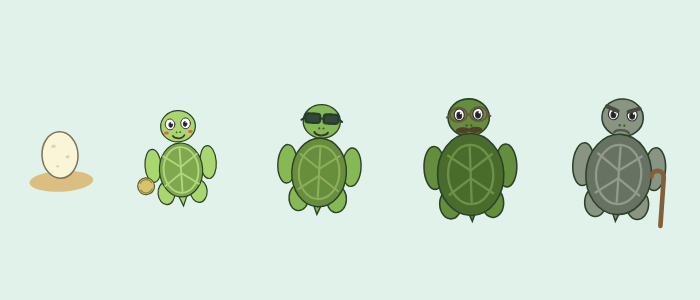
Frame 1 (no input)
Frame 60 (no input): identical to frame 1, image omitted
Frame 120 (the mouse pressed at the canvas centre since frame 60): identical to frame 1, image omitted

The p5.js sketch that drew this single still picture (run headless with seeded random() and noise() and a simulated clock; from frame 60 on, the mouse is pressed at the canvas centre):

// p5.js sketch
// ── sketch.js
function setup() {
  createCanvas(700, 300);
  angleMode(DEGREES);
}

function draw() {
  background(225, 242, 235);

  // Etapa 1: Huevo
  push();
  translate(60, 155);
  scale(0.75);
  rotate(-3);
  drawEgg();
  pop();

  // Etapa 2: Cría
  push();
  translate(180, 155);
  scale(0.60);
  rotate(-4);
  drawTurtle("cria");
  pop();

  // Etapa 3: Joven
  push();
  translate(320, 155);
  scale(0.70);
  rotate(3);
  drawTurtle("joven");
  pop();

  // Etapa 4: Adulto
  push();
  translate(470, 155);
  scale(0.78);
  rotate(-2);
  drawTurtle("adulto");
  pop();

  // Etapa 5: Provecto
  push();
  translate(620, 155);
  scale(0.78);
  rotate(4);
  drawTurtle("provecto");
  pop();
}

// HUEVO
function drawEgg() {

  // Arena
  noStroke();
  fill(218, 190, 130);
  ellipse(0, 35, 85, 28);

  // Huevo
  stroke(125, 115, 90);
  strokeWeight(2);
  fill(250, 245, 215);
  ellipse(0, 0, 48, 62);

  // Manchas
  noStroke();
  fill(220, 210, 175);
  ellipse(-8, -12, 6, 4);
  ellipse(10, 3, 5, 4);
  ellipse(-4, 15, 4, 3);
}

// TORTUGA DE FRENTE
function drawTurtle(etapa) {

  let piel;
  let caparazon;
  let caparazonClaro;

  // Colores de cada etapa
  if (etapa == "cria") {
    piel = "#A9D66F";
    caparazon = "#80A94F";
    caparazonClaro = "#B2D87D";
  }

  if (etapa == "joven") {
    piel = "#86B955";
    caparazon = "#668E3D";
    caparazonClaro = "#8EAE59";
  }

  if (etapa == "adulto") {
    piel = "#648E3E";
    caparazon = "#496C2D";
    caparazonClaro = "#6E914A";
  }

  if (etapa == "provecto") {
    piel = "#899482";
    caparazon = "#687263";
    caparazonClaro = "#929A8B";
  }

  // Cola
  stroke(45, 65, 40);
  strokeWeight(2);
  fill(piel);
  triangle(-7, 68, 7, 68, 0, 85);

  // Patas traseras
  fill(piel);
  ellipse(-27, 62, 28, 38);
  ellipse(27, 62, 28, 38);

  // Patas delanteras
  ellipse(-46, 15, 27, 55);
  ellipse(46, 15, 27, 55);

  // Cabeza
  fill(piel);
  if (etapa == "cria") {
    ellipse(0, -48, 58, 52);
  } else {
    ellipse(0, -48, 53, 48);
  }

  // Caparazón
  stroke(45, 65, 40);
  strokeWeight(2);
  fill(caparazon);

  if (etapa == "cria") {
    ellipse(0, 25, 72, 90);
  }

  else if (etapa == "joven") {
    ellipse(0, 25, 78, 98);
  }

  else if (etapa == "adulto") {
    ellipse(0, 25, 85, 105);
  }

  else if (etapa == "provecto") {
    ellipse(0, 25, 84, 103);
  }

  // Diseño del caparazón
  noFill();
  stroke(caparazonClaro);
  strokeWeight(3);
  ellipse(0, 25, 58, 76);
  line(-28, 0, 0, 20);
  line(28, 0, 0, 20);
  line(-28, 50, 0, 30);
  line(28, 50, 0, 30);
  line(0, -10, 0, 60);

  // CARA
  // Ojos
  fill(255);
  stroke(50);
  strokeWeight(1.5);

  if (etapa == "cria") {
    ellipse(-13, -52, 16, 18);
    ellipse(13, -52, 16, 18);
  } else {
    ellipse(-12, -52, 13, 15);
    ellipse(12, -52, 13, 15);
  }

  // Pupilas
  fill(35);
  ellipse(-12, -51, 6, 8);
  ellipse(12, -51, 6, 8);

  // Brillo de los ojos
  noStroke();
  fill(255);
  ellipse(-10, -54, 2.5, 2.5);
  ellipse(14, -54, 2.5, 2.5);

  // Nariz
  fill(70, 85, 55);
  ellipse(-3, -38, 3, 3);
  ellipse(3, -38, 3, 3);

  // Sonrisa
  // Solo la cría y el joven sonríen
  if (etapa == "cria" || etapa == "joven") {
    noFill();
    stroke(55);
    strokeWeight(3);
    arc(0, -34, 20, 12, 10, 170);
  }

  // CRÍA
  // Juguete
  if (etapa == "cria") {

    // Mejillas
    noStroke();
    fill(255, 60, 60, 200);
    ellipse(-20, -38, 8, 5);
    ellipse(20, -38, 8, 5);

    // Pelota
    stroke(100, 90, 50);
    strokeWeight(2);
    fill("#D8C36A");
    ellipse(-60, 48, 28, 28);

    // Diseño de la pelota
    noFill();
    stroke("#7F8F47");
    arc(-60, 48, 22, 22, 30, 150);
    arc(-60, 48, 22, 22, 210, 330);
  }

  // JOVEN
  // Lentes de sol
  if (etapa == "joven") {
    stroke("#263D2B");
    strokeWeight(3);
    fill("#31483A");
    rectMode(CENTER);
    rect(-13, -52, 21, 13, 4);
    rect(13, -52, 21, 13, 4);

    // Puente
    line(-3, -52, 3, -52);

    // Patillas
    line(-24, -52, -29, -49);
    line(24, -52, 29, -49);

  }

  // ADULTO
  // Lentes normales y bigote
  if (etapa == "adulto") {

    // Lentes
    noFill();
    stroke("#69583C");
    strokeWeight(2.5);
    ellipse(-13, -52, 22, 18);
    ellipse(13, -52, 22, 18);

    // Puente
    line(-2, -52, 2, -52);
    // Patillas
    line(-24, -52, -28, -49);
    line(24, -52, 28, -49);

    // Bigote
    noStroke();
    fill("#51402C");
    ellipse(-8, -32, 18, 8);
    ellipse(8, -32, 18, 8);
  }

  // PROVECTO
  if (etapa == "provecto") {

    // Cejas gruesas
    stroke("#4A4A42");
    strokeWeight(5);
    line(-21, -61, -7, -56);
    line(7, -56, 21, -61);

    // Boca molesta
    noFill();
    stroke("#525A4D");
    strokeWeight(3);
    arc(0, -27, 20, 10, 190, 350);

    // Bastón
    stroke("#80613A");
    strokeWeight(6);
    line(58, 25, 58, 87);
    noFill();

    arc(50, 25, 16, 16, 180, 360);
  }
}
